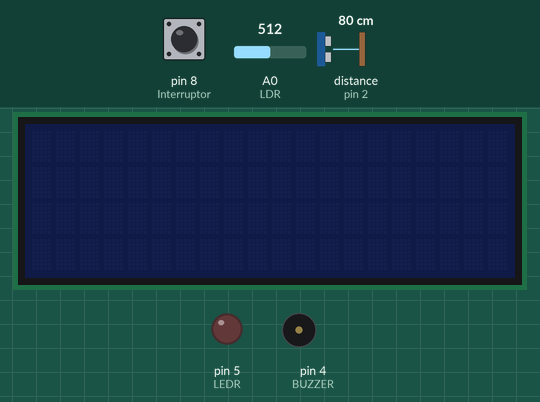
This sketch was run on a simulated Arduino Uno, built with avr-gcc and run on an emulated ATmega328P. Shown: 20×4 character LCD, output pins drawn as LEDs (lit = HIGH), buzzer (waves = sounding). The test bench sets the inputs (shaded band); at power-on: pin 8 (Interruptor) LOW, A0 (LDR) = 512, distance to the obstacle (sensor on pin 2) 80 cm. The echo pulse lasts 58.3 µs per cm; pins used as bus, display or sensor lines are not drawn; what the sketch prints to the serial monitor is not drawn.

Above: at 1.2 s.
1.3 s: pin 8 (Interruptor) pulled HIGH for 0.15 s
At 1.6 s:
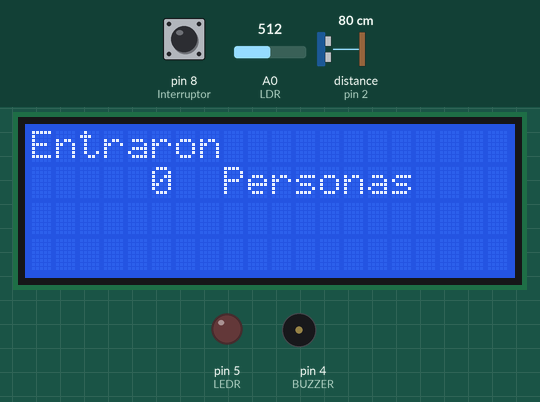
4.2 s: pin 8 (Interruptor) pulled HIGH for 1 s
At 6.8 s:
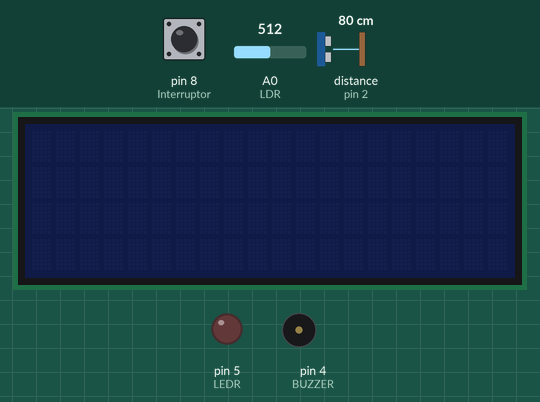
7.1 s: pin 8 (Interruptor) pulled HIGH for 3.2 s
At 12.1 s:
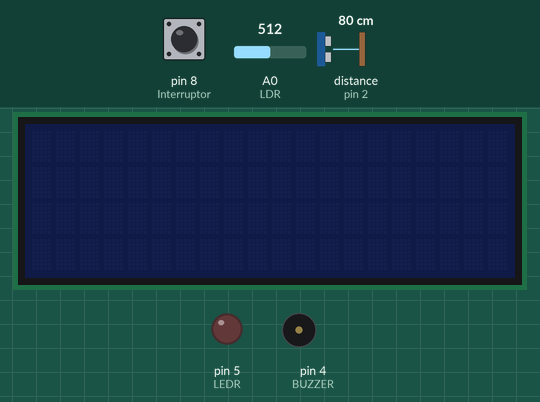
Timing chart, 0 to 13.6 s (numbered marks = the images above; inputs shaded):
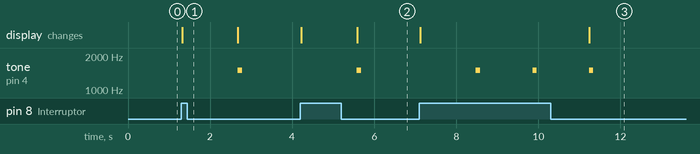

Measured:
- after the input at 1.3 s, tone on pin 4 (BUZZER): silent → 1500 Hz after 1.4 s, → silent 0.10 s later; the display: changes at once (image 1)
- after the input at 4.2 s, tone on pin 4 (BUZZER): silent → 1500 Hz after 1.4 s, → silent 0.10 s later; the display: first changes at once (image 2 shows a later state)
- after the input at 7.1 s, tone on pin 4 (BUZZER): alternates 1500 Hz for 0.10 s and silent for 1.3 s, 6 changes in all, then stays silent, starting after 1.4 s; the display: first changes at once (image 3 shows a later state)

The sketch:

TrabajofinalLENE.ino
```cpp
//Incluimos la libreria LiquidCrystal para el uso de un LCD con modulo I2C
// E inicializamos el LCD

#include <LiquidCrystal_I2C.h>
LiquidCrystal_I2C lcd(0x27,20,4);

//DECLARACIÓN DE VARIABLES GLOBALES

const int LDR = A0; //Asignación del fotoresistor LDR
const int Interruptor = 8; //Asignación del interruptor
const int ECHO = 2; //Asignación del pin eco del sensor ultrasónico
const int TRIGGER = 3; //Asignación del pin disparo del sensor ultrasónico
const int BUZZER = 4; //Asignación del zumbador o buzzer.
const int LEDR = 5; //Asignación del LED rojo
int valorLDR; //Variable de medición del LDR
int t; //TIEMPO
int d; //Variable de medición de distancia
int C = 0; //Variable del conteo
int duracion = 250; //Duración del tono
int fMin = 2000; //Tono de frecuencia mínima
int fMax = 2500; //Tono de frecuencia máxima
int i; //Variable de incrmetación de tonos
int OP = 0; //Variable de habilitación del conteo

void setup() {

  //DECLARACION DE ENTRADAS Y SALIDA/
  Serial.begin(9600); //iniciailzamos la comunicación serial
  pinMode(TRIGGER, OUTPUT); //Variable Trigger es una salida digital
  pinMode(ECHO, INPUT); //Variable Echo es una entrada digital
  pinMode(LDR, INPUT); //Variable LDR declarada como entrada analógica
  pinMode(LEDR, OUTPUT); //Variable LEDR fijada como una salida digital
  pinMode(BUZZER, OUTPUT); //Variable del zumbador fijada como salida
  pinMode(Interruptor, INPUT); //Variable del conmutador configurada como entrada
  digitalWrite(TRIGGER, LOW); //Inicializamos el pin de disparo con 0

  // Inicializamos el lcd
  lcd.init();

}

void loop() {

  /***Inicio de la rutina del sistema**/

  if (digitalRead(Interruptor) == HIGH) { //¿Interruptor de encendido del sistema esta cerrado?

    /***Verificación de la luminosidad**/

    valorLDR = map(analogRead(LDR), 0, 1023, 0, 100); //Conversión de la lectura del sensor LDR en porcentaje
    Serial.print("LDR: ");
    Serial.println(valorLDR); //Impresión en el monitor serial el valor del fotoresistor

    /***Impresión en pantalla LCD de la cantidad de personas**/

  //¿Luminosidad es mayor o igual al 20%?

    if (valorLDR >= 20) {
      digitalWrite(LEDR, LOW);
      Serial.print("PERSONAS; ");
      Serial.println(C);

      /*
      * Enciende la luz y escribe
      * la cantidad de personas que entraron
      */
      lcd.backlight();
      lcd.clear();
      lcd.setCursor(0,0);
      lcd.print("Entraron");
      lcd.setCursor(8,1);
      lcd.print("Personas");

      /*
      Mientras la variable de conteo (personas que ingresaron)
      sea menor al valor indicado,
      en este caso 5, se va a mostrar en el lcd la misma
      */

    if(C <= 5)
    {
      lcd.setCursor(5,1);
      lcd.print(C);
      delay(1000);
    }

      /***Sensor detector de ´movimiento´**/

      digitalWrite(TRIGGER, HIGH); //Se activa el disparo
      delayMicroseconds(10); //Pulso de 10us
      digitalWrite(TRIGGER, LOW); //Se desactiva el disparo
      t = pulseIn(ECHO, HIGH); //Se cuantifica el tiempo del pulso
      d = t / 59; //Coneversión de tiempo a distancia en cm
      Serial.print("Distancia: ");
      Serial.print(d);
      Serial.print("cm"); //Impresión en el monitor serial el valor en distancia del ultrasonido
      Serial.println();
      delay(350);

      /***Programa de conteo de personas**/

      if (d == 0) {} //Condición por errores de inicialización del sensor ultrasónico
      else {
        if (d <= 80) { //Inicio de conteo cuando la distancia es menor a 80cm
          tone(BUZZER, 1500, 100); //Activación del buzzer
          while (OP == 0) { //Habilitación del conteo
            C = C + 1; //Incremento del conteo
            OP = 1; //Se inhibe el conteo ante la presencia del mismo objeto (Rompe el ciclo while, por ende el incremento no se produce).
          }
        } else {
          OP = 0; //Si la distancia es menor a 80cm la variable de habilitación se reinicia
        }

        while (C == 5) { //Si el conteo llega a 5 personas suena una alarma de advertencia.
          if (digitalRead(Interruptor) == HIGH) { //Se comprueba nuevamente el estado del interruptor de encendido del sistema

            /***Rutina de los tonos de la alarma***/

            //sonido más agudo
            for (i = fMin; i <= fMax; i++)
              tone(BUZZER, i, duracion);

            //sonido más grave
            for (i = fMax; i >= fMin; i--)
              tone(BUZZER, i, duracion);
          } else {
            C = 0;
          }
        }
      }
 }
  else {

      /*
      * En caso de que la luminosidad captada por el LCD
      * sea menor a 20% se va a encender el led y se va
      * a escribir "Prohibido entrar" en el LCD
      */
      digitalWrite(LEDR, HIGH);
      lcd.setCursor(0,0);
      lcd.print("PROHIBIDO ");
      lcd.setCursor(5, 1);
      lcd.print("    ENTRAR    ");
    }
  } else {

    /* Se reinicia todas las variables del sistema y
     * se apaga el LCD.
     *
    */
    lcd.noBacklight();
    lcd.clear();
    C = 0;
  }
}
```
